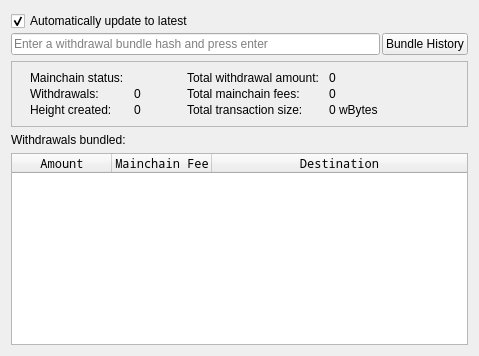
             <widget class="QWidget" name="tab">
              <attribute name="title">
               <string>Bundle Explorer</string>
              </attribute>
              <layout class="QVBoxLayout" name="verticalLayout_5">
               <item>
                <widget class="QFrame" name="frame_5">
                 <property name="frameShape">
                  <enum>QFrame::NoFrame</enum>
                 </property>
                 <property name="frameShadow">
                  <enum>QFrame::Raised</enum>
                 </property>
                 <property name="lineWidth">
                  <number>0</number>
                 </property>
                 <layout class="QGridLayout" name="gridLayout_16">
                  <property name="leftMargin">
                   <number>0</number>
                  </property>
                  <property name="topMargin">
                   <number>0</number>
                  </property>
                  <property name="rightMargin">
                   <number>0</number>
                  </property>
                  <property name="bottomMargin">
                   <number>0</number>
                  </property>
                  <property name="spacing">
                   <number>2</number>
                  </property>
                  <item row="1" column="0">
                   <widget class="QLineEdit" name="lineEditWithdrawalBundleHash">
                    <property name="maxLength">
                     <number>64</number>
                    </property>
                    <property name="placeholderText">
                     <string>Enter a withdrawal bundle hash and press enter</string>
                    </property>
                    <property name="clearButtonEnabled">
                     <bool>true</bool>
                    </property>
                   </widget>
                  </item>
                  <item row="0" column="0">
                   <widget class="QCheckBox" name="checkBoxAutoWithdrawalBundleRefresh">
                    <property name="text">
                     <string>Automatically update to latest</string>
                    </property>
                    <property name="checked">
                     <bool>true</bool>
                    </property>
                   </widget>
                  </item>
                  <item row="1" column="1">
                   <widget class="QPushButton" name="pushButtonShowPastWithdrawalBundles">
                    <property name="text">
                     <string>Bundle History</string>
                    </property>
                   </widget>
                  </item>
                 </layout>
                </widget>
               </item>
               <item>
                <widget class="QFrame" name="frame_2">
                 <property name="sizePolicy">
                  <sizepolicy hsizetype="Preferred" vsizetype="Maximum">
                   <horstretch>0</horstretch>
                   <verstretch>0</verstretch>
                  </sizepolicy>
                 </property>
                 <property name="frameShape">
                  <enum>QFrame::StyledPanel</enum>
                 </property>
                 <property name="frameShadow">
                  <enum>QFrame::Raised</enum>
                 </property>
                 <layout class="QHBoxLayout" name="horizontalLayout_4">
                  <item>
                   <widget class="QFrame" name="frame_8">
                    <property name="sizePolicy">
                     <sizepolicy hsizetype="Preferred" vsizetype="Maximum">
                      <horstretch>0</horstretch>
                      <verstretch>0</verstretch>
                     </sizepolicy>
                    </property>
                    <property name="frameShape">
                     <enum>QFrame::NoFrame</enum>
                    </property>
                    <property name="frameShadow">
                     <enum>QFrame::Raised</enum>
                    </property>
                    <layout class="QGridLayout" name="gridLayout_3">
                     <property name="topMargin">
                      <number>0</number>
                     </property>
                     <property name="rightMargin">
                      <number>0</number>
                     </property>
                     <property name="bottomMargin">
                      <number>0</number>
                     </property>
                     <property name="horizontalSpacing">
                      <number>10</number>
                     </property>
                     <property name="verticalSpacing">
                      <number>2</number>
                     </property>
                     <item row="2" column="0">
                      <widget class="QLabel" name="label_33">
                       <property name="text">
                        <string>Height created:</string>
                       </property>
                      </widget>
                     </item>
                     <item row="0" column="2" rowspan="3">
                      <spacer name="horizontalSpacer_8">
                       <property name="orientation">
                        <enum>Qt::Horizontal</enum>
                       </property>
                       <property name="sizeType">
                        <enum>QSizePolicy::Maximum</enum>
                       </property>
                       <property name="sizeHint" stdset="0">
                        <size>
                         <width>40</width>
                         <height>20</height>
                        </size>
                       </property>
                      </spacer>
                     </item>
                     <item row="1" column="1">
                      <widget class="QLabel" name="labelNumWT">
                       <property name="text">
                        <string>0</string>
                       </property>
                      </widget>
                     </item>
                     <item row="2" column="1">
                      <widget class="QLabel" name="labelBlockHeight">
                       <property name="text">
                        <string>0</string>
                       </property>
                      </widget>
                     </item>
                     <item row="1" column="0">
                      <widget class="QLabel" name="label_27">
                       <property name="text">
                        <string>Withdrawals:</string>
                       </property>
                      </widget>
                     </item>
                     <item row="0" column="0">
                      <widget class="QLabel" name="label_11">
                       <property name="text">
                        <string>Mainchain status:</string>
                       </property>
                      </widget>
                     </item>
                     <item row="0" column="1">
                      <widget class="QLabel" name="labelStatus">
                       <property name="text">
                        <string/>
                       </property>
                      </widget>
                     </item>
                    </layout>
                   </widget>
                  </item>
                  <item>
                   <widget class="QFrame" name="frame_4">
                    <property name="sizePolicy">
                     <sizepolicy hsizetype="Preferred" vsizetype="Maximum">
                      <horstretch>0</horstretch>
                      <verstretch>0</verstretch>
                     </sizepolicy>
                    </property>
                    <property name="frameShape">
                     <enum>QFrame::NoFrame</enum>
                    </property>
                    <property name="frameShadow">
                     <enum>QFrame::Raised</enum>
                    </property>
                    <layout class="QGridLayout" name="gridLayout_5">
                     <property name="leftMargin">
                      <number>0</number>
                     </property>
                     <property name="topMargin">
                      <number>0</number>
                     </property>
                     <property name="rightMargin">
                      <number>0</number>
                     </property>
                     <property name="bottomMargin">
                      <number>0</number>
                     </property>
                     <property name="horizontalSpacing">
                      <number>10</number>
                     </property>
                     <property name="verticalSpacing">
                      <number>2</number>
                     </property>
                     <item row="1" column="0">
                      <widget class="QLabel" name="label_30">
                       <property name="text">
                        <string>Total mainchain fees:</string>
                       </property>
                      </widget>
                     </item>
                     <item row="1" column="1">
                      <widget class="QLabel" name="labelTotalFees">
                       <property name="text">
                        <string>0</string>
                       </property>
                      </widget>
                     </item>
                     <item row="0" column="2" rowspan="3">
                      <spacer name="horizontalSpacer_9">
                       <property name="orientation">
                        <enum>Qt::Horizontal</enum>
                       </property>
                       <property name="sizeHint" stdset="0">
                        <size>
                         <width>40</width>
                         <height>20</height>
                        </size>
                       </property>
                      </spacer>
                     </item>
                     <item row="0" column="1">
                      <widget class="QLabel" name="labelTotalAmount">
                       <property name="text">
                        <string>0</string>
                       </property>
                      </widget>
                     </item>
                     <item row="2" column="0">
                      <widget class="QLabel" name="label_2">
                       <property name="text">
                        <string>Total transaction size:</string>
                       </property>
                      </widget>
                     </item>
                     <item row="0" column="0">
                      <widget class="QLabel" name="label_25">
                       <property name="text">
                        <string>Total withdrawal amount:</string>
                       </property>
                      </widget>
                     </item>
                     <item row="2" column="1">
                      <widget class="QLabel" name="labelTotalSize">
                       <property name="text">
                        <string>0 wBytes</string>
                       </property>
                      </widget>
                     </item>
                    </layout>
                   </widget>
                  </item>
                  <item>
                   <spacer name="horizontalSpacer_11">
                    <property name="orientation">
                     <enum>Qt::Horizontal</enum>
                    </property>
                    <property name="sizeType">
                     <enum>QSizePolicy::MinimumExpanding</enum>
                    </property>
                    <property name="sizeHint" stdset="0">
                     <size>
                      <width>40</width>
                      <height>20</height>
                     </size>
                    </property>
                   </spacer>
                  </item>
                 </layout>
                </widget>
               </item>
               <item>
                <widget class="QLabel" name="label_24">
                 <property name="text">
                  <string>Withdrawals bundled:</string>
                 </property>
                </widget>
               </item>
               <item>
                <widget class="QTableWidget" name="tableWidgetWTs">
                 <property name="font">
                  <font>
                   <family>Noto Mono</family>
                  </font>
                 </property>
                 <property name="sizeAdjustPolicy">
                  <enum>QAbstractScrollArea::AdjustIgnored</enum>
                 </property>
                 <property name="editTriggers">
                  <set>QAbstractItemView::NoEditTriggers</set>
                 </property>
                 <property name="selectionMode">
                  <enum>QAbstractItemView::NoSelection</enum>
                 </property>
                 <property name="textElideMode">
                  <enum>Qt::ElideRight</enum>
                 </property>
                 <property name="wordWrap">
                  <bool>false</bool>
                 </property>
                 <property name="cornerButtonEnabled">
                  <bool>false</bool>
                 </property>
                 <property name="rowCount">
                  <number>0</number>
                 </property>
                 <attribute name="horizontalHeaderCascadingSectionResizes">
                  <bool>false</bool>
                 </attribute>
                 <attribute name="horizontalHeaderStretchLastSection">
                  <bool>true</bool>
                 </attribute>
                 <attribute name="verticalHeaderStretchLastSection">
                  <bool>false</bool>
                 </attribute>
                 <column>
                  <property name="text">
                   <string>Amount</string>
                  </property>
                 </column>
                 <column>
                  <property name="text">
                   <string>Mainchain Fee</string>
                  </property>
                 </column>
                 <column>
                  <property name="text">
                   <string>Destination</string>
                  </property>
                 </column>
                </widget>
               </item>
              </layout>
             </widget>
